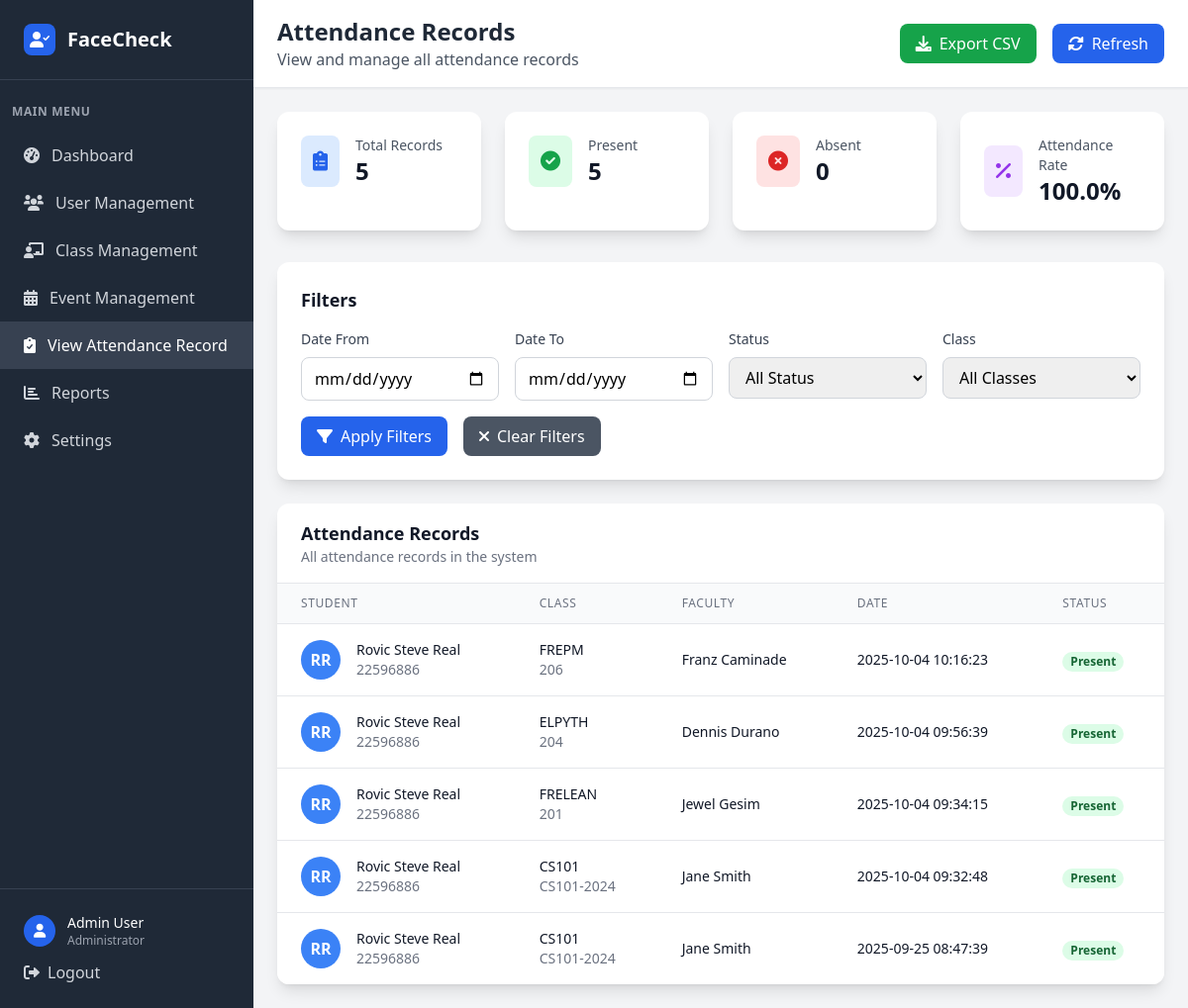
Before: /admin/attendance (signed in) with the older database file.
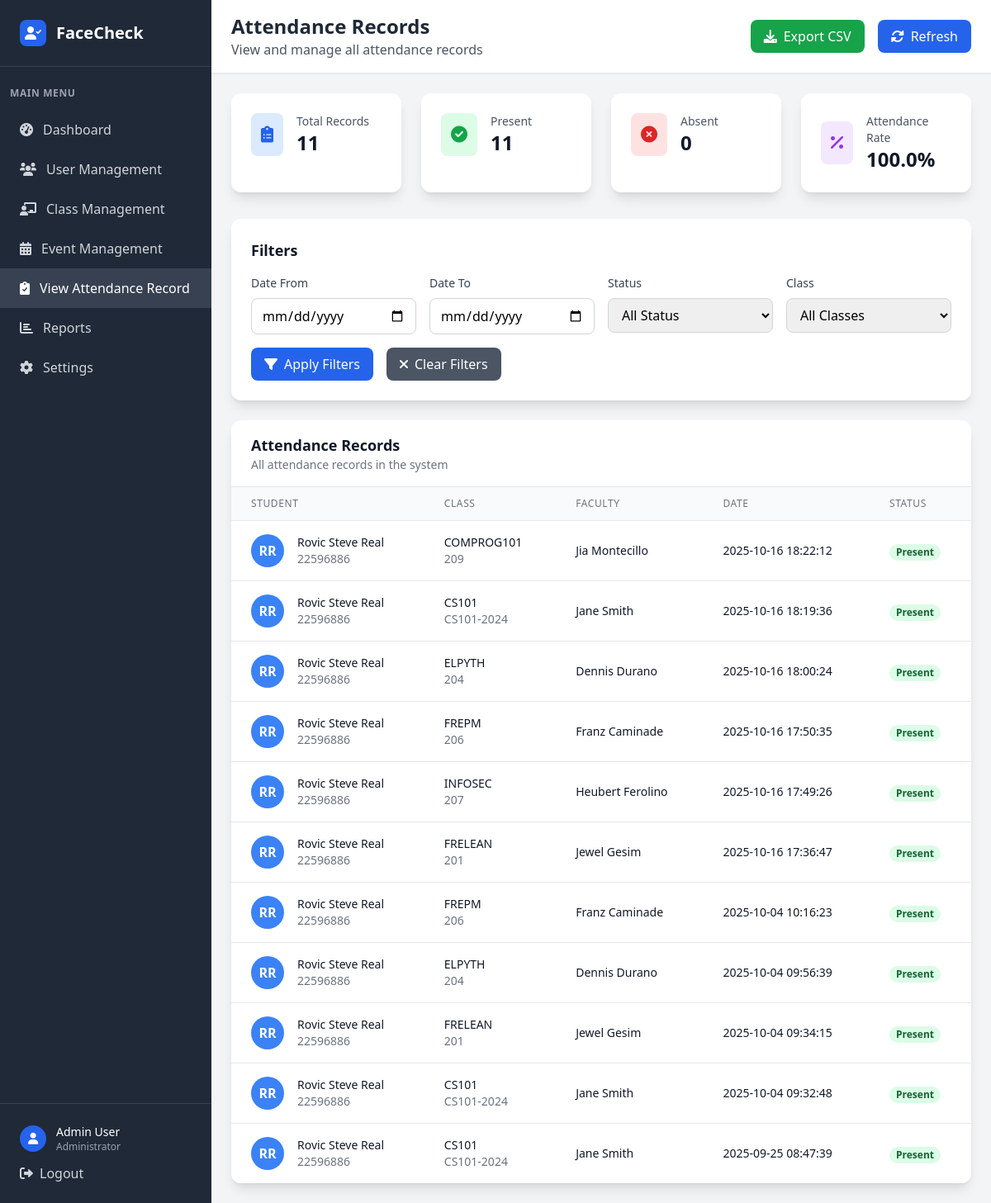
After: the same page with the newer database file.
### tables this page shows
CREATE TABLE attendance (
            attendance_id INTEGER PRIMARY KEY AUTOINCREMENT,
            attendance_date DATETIME NOT NULL,
            attendance_status VARCHAR(10) NOT NULL CHECK (attendance_status IN ('present', 'absent', 'late')),
            studentclass_id INTEGER NOT NULL,
            FOREIGN KEY (studentclass_id) REFERENCES student_class(studentclass_id)
        );

CREATE TABLE user (
            user_id INTEGER PRIMARY KEY AUTOINCREMENT,
            idno VARCHAR(20) NOT NULL UNIQUE,
            firstname VARCHAR(50) NOT NULL,
            lastname VARCHAR(50) NOT NULL,
            role VARCHAR(10) NOT NULL CHECK (role IN ('admin', 'faculty', 'student')),
            password VARCHAR(255) NOT NULL,
            created_at DATETIME DEFAULT CURRENT_TIMESTAMP,
            is_active BOOLEAN DEFAULT 1,
            dept_id INTEGER,
            FOREIGN KEY (dept_id) REFERENCES department(dept_id)
        );

CREATE TABLE class (
            class_id INTEGER PRIMARY KEY AUTOINCREMENT,
            class_name VARCHAR(20) NOT NULL,
            edpcode VARCHAR(20) NOT NULL UNIQUE,
            start_time TIME,
            end_time TIME,
            room VARCHAR(10),
            faculty_id INTEGER NOT NULL,
            FOREIGN KEY (faculty_id) REFERENCES faculty(faculty_id)
        );

### app.py (the view)
@app.route('/admin/attendance')
def admin_attendance():
    if 'user_id' not in session or session['role'] != 'admin':
        return redirect(url_for('login'))
    conn = get_db_connection()
    attendance_records = conn.execute('''
        SELECT
            a.attendance_id,
            a.attendance_date,
            a.attendance_status,
            u.firstname,
            u.lastname,
            u.idno,
            c.class_name,
            c.edpcode,
            fu.firstname as faculty_firstname,
            fu.lastname as faculty_lastname
        FROM attendance a
        JOIN student_class sc ON a.studentclass_id = sc.studentclass_id
        JOIN student s ON sc.student_id = s.student_id
        JOIN user u ON s.user_id = u.user_id
        JOIN class c ON sc.class_id = c.class_id
        JOIN faculty f ON c.faculty_id = f.faculty_id
        JOIN user fu ON f.user_id = fu.user_id
        ORDER BY a.attendance_date DESC, u.lastname, u.firstname
    ''').fetchall()
    total_records = len(attendance_records)
    present_count = len([r for r in attendance_records if r['attendance_status'] == 'present'])
    absent_count = total_records - present_count
    attendance_rate = (present_count / total_records * 100) if total_records > 0 else 0
    conn.close()
    return render_template('admin_attendance.html',
                         attendance_records=attendance_records,
                         total_records=total_records,
                         present_count=present_count,
                         absent_count=absent_count,
                         attendance_rate=round(attendance_rate, 1))

### app.py (called while the page is built)
def get_db_connection():
    try:
        conn = sqlite3.connect('facecheck.db', timeout=30.0)
        conn.row_factory = sqlite3.Row
        conn.execute('PRAGMA foreign_keys = ON')
        try:
            cur = conn.cursor()
            cur.execute("PRAGMA table_info(faculty)")
            columns = [row[1] for row in cur.fetchall()]
            if 'attendance_image' not in columns:
                cur.execute("ALTER TABLE faculty ADD COLUMN attendance_image VARCHAR(255)")
                conn.commit()
        except Exception:
            pass
        return conn
    except sqlite3.Error as e:
        print(f"Database connection error: {e}")
        raise

### templates/admin_attendance.html (shortened to what the changed rows need)
<!DOCTYPE html>
<html lang="en">
<head>
    <script src="https://cdn.tailwindcss.com"></script>
    <link href="https://cdnjs.cloudflare.com/ajax/libs/font-awesome/6.0.0/css/all.min.css" rel="stylesheet">
</head>
<body class="bg-gray-100">
    <div class="flex h-screen">
        <div class="w-64 bg-gray-800 text-white">
            <div class="p-6 border-b border-gray-700">
                <div class="flex items-center">
                    <h1 class="text-xl font-bold">FaceCheck</h1>
                </div>
            </div>
        </div>
        <div class="flex-1 flex flex-col overflow-hidden">
            <header class="bg-white shadow-sm border-b border-gray-200">
                <div class="px-6 py-4">
                    <div class="flex items-center justify-between">
                        <div>
                            <h2 class="text-2xl font-bold text-gray-800">Attendance Records</h2>
                        </div>
                    </div>
                </div>
            </header>
            <main class="flex-1 overflow-y-auto p-6">
                <div class="grid grid-cols-1 md:grid-cols-4 gap-6 mb-8">
                    <div class="bg-white rounded-xl shadow-lg p-6">
                        <div class="flex items-center">
                            <div class="ml-4">
                                <p class="text-sm font-medium text-gray-600">Total Records</p>
                                <p class="text-2xl font-bold text-gray-900">{{ total_records }}</p>
                            </div>
                        </div>
                    </div>
                    <div class="bg-white rounded-xl shadow-lg p-6">
                        <div class="flex items-center">
                            <div class="ml-4">
                                <p class="text-sm font-medium text-gray-600">Present</p>
                                <p class="text-2xl font-bold text-gray-900">{{ present_count }}</p>
                            </div>
                        </div>
                    </div>
                </div>
                <div class="bg-white rounded-xl shadow-lg overflow-hidden">
                    <div class="overflow-x-auto">
                        <table class="min-w-full divide-y divide-gray-200" id="attendanceTable">
                            <thead class="bg-gray-50">
                                <tr>
                                    <th class="px-6 py-3 text-left text-xs font-medium text-gray-500 uppercase tracking-wider">Student</th>
                                    <th class="px-6 py-3 text-left text-xs font-medium text-gray-500 uppercase tracking-wider">Class</th>
                                    <th class="px-6 py-3 text-left text-xs font-medium text-gray-500 uppercase tracking-wider">Faculty</th>
                                    <th class="px-6 py-3 text-left text-xs font-medium text-gray-500 uppercase tracking-wider">Date</th>
                                    <th class="px-6 py-3 text-left text-xs font-medium text-gray-500 uppercase tracking-wider">Status</th>
                                </tr>
                            </thead>
                            <tbody class="bg-white divide-y divide-gray-200">
                                {% for record in attendance_records %}
                                <tr class="hover:bg-gray-50">
                                    <td class="px-6 py-4 whitespace-nowrap">
                                        <div class="flex items-center">
                                            <div class="flex-shrink-0 h-10 w-10">
                                                <div class="h-10 w-10 rounded-full bg-blue-500 flex items-center justify-center text-white font-bold">
                                                    {{ record.firstname[0] }}{{ record.lastname[0] }}
                                                </div>
                                            </div>
                                            <div class="ml-4">
                                                <div class="text-sm font-medium text-gray-900">{{ record.firstname }} {{ record.lastname }}</div>
                                                <div class="text-sm text-gray-500">{{ record.idno }}</div>
                                            </div>
                                        </div>
                                    </td>
                                    <td class="px-6 py-4 whitespace-nowrap">
                                        <div class="text-sm font-medium text-gray-900">{{ record.class_name }}</div>
                                        <div class="text-sm text-gray-500">{{ record.edpcode }}</div>
                                    </td>
                                    <td class="px-6 py-4 whitespace-nowrap text-sm text-gray-900">
                                        {{ record.faculty_firstname }} {{ record.faculty_lastname }}
                                    </td>
                                    <td class="px-6 py-4 whitespace-nowrap text-sm text-gray-900">
                                        {{ record.attendance_date }}
                                    </td>
                                    <td class="px-6 py-4 whitespace-nowrap">
                                        <span class="px-2 inline-flex text-xs leading-5 font-semibold rounded-full
                                            {% if record.attendance_status == 'present' %}bg-green-100 text-green-800{% else %}bg-red-100 text-red-800{% endif %}">
                                            {{ record.attendance_status.title() }}
                                        </span>
                                    </td>
                                </tr>
                                {% endfor %}
                            </tbody>
                        </table>
                    </div>
                </div>
            </main>
        </div>
    </div>
</body>
</html>

Changed rows visible on the page:
added attendance: firstname "R", lastname "R", firstname "Rovic Steve", lastname "Real", idno "22596886", class_name "COMPROG101", edpcode "209", faculty_firstname "Jia", faculty_lastname "Montecillo", attendance_date "2025-10-16 18:22:12", attendance_status "Present"
added attendance: firstname "R", lastname "R", firstname "Rovic Steve", lastname "Real", idno "22596886", class_name "CS101", edpcode "CS101-2024", faculty_firstname "Jane", faculty_lastname "Smith", attendance_date "2025-10-16 18:19:36", attendance_status "Present"
added attendance: firstname "R", lastname "R", firstname "Rovic Steve", lastname "Real", idno "22596886", class_name "ELPYTH", edpcode "204", faculty_firstname "Dennis", faculty_lastname "Durano", attendance_date "2025-10-16 18:00:24", attendance_status "Present"
added attendance: firstname "R", lastname "R", firstname "Rovic Steve", lastname "Real", idno "22596886", class_name "FREPM", edpcode "206", faculty_firstname "Franz", faculty_lastname "Caminade", attendance_date "2025-10-16 17:50:35", attendance_status "Present"
added attendance: firstname "R", lastname "R", firstname "Rovic Steve", lastname "Real", idno "22596886", class_name "INFOSEC", edpcode "207", faculty_firstname "Heubert", faculty_lastname "Ferolino", attendance_date "2025-10-16 17:49:26", attendance_status "Present"
added attendance: firstname "R", lastname "R", firstname "Rovic Steve", lastname "Real", idno "22596886", class_name "FRELEAN", edpcode "201", faculty_firstname "Jewel", faculty_lastname "Gesim", attendance_date "2025-10-16 17:36:47", attendance_status "Present"
Other visible differences:
{{ total_records }}: "5" → "11"
{{ present_count }}: "5" → "11"
